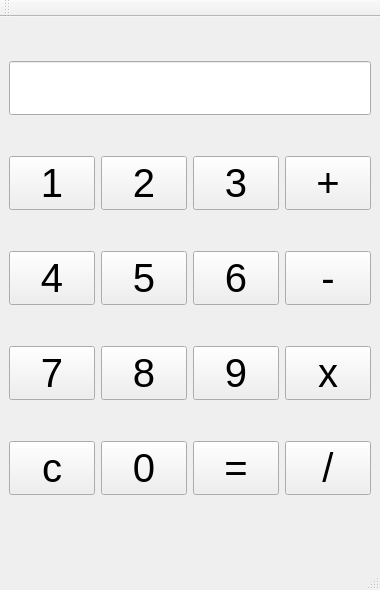
<?xml version="1.0" encoding="UTF-8"?>
<ui version="4.0">
 <class>MainWindow</class>
 <widget class="QMainWindow" name="MainWindow">
  <property name="geometry">
   <rect>
    <x>0</x>
    <y>0</y>
    <width>380</width>
    <height>590</height>
   </rect>
  </property>
  <property name="maximumSize">
   <size>
    <width>380</width>
    <height>590</height>
   </size>
  </property>
  <property name="font">
   <font>
    <pointsize>30</pointsize>
   </font>
  </property>
  <property name="windowTitle">
   <string>MainWindow</string>
  </property>
  <widget class="QWidget" name="centralwidget">
   <layout class="QVBoxLayout" name="verticalLayout">
    <item>
     <widget class="QLineEdit" name="lineEdit">
      <property name="readOnly">
       <bool>true</bool>
      </property>
     </widget>
    </item>
    <item>
     <layout class="QHBoxLayout" name="horizontalLayout">
      <item>
       <widget class="QPushButton" name="pushButton">
        <property name="text">
         <string>1</string>
        </property>
       </widget>
      </item>
      <item>
       <widget class="QPushButton" name="pushButton_plus">
        <property name="text">
         <string>2</string>
        </property>
       </widget>
      </item>
      <item>
       <widget class="QPushButton" name="pushButton_3">
        <property name="text">
         <string>3</string>
        </property>
       </widget>
      </item>
      <item>
       <widget class="QPushButton" name="pushButton_2">
        <property name="text">
         <string>+</string>
        </property>
       </widget>
      </item>
     </layout>
    </item>
    <item>
     <layout class="QHBoxLayout" name="horizontalLayout_2">
      <item>
       <widget class="QPushButton" name="pushButton_4">
        <property name="text">
         <string>4</string>
        </property>
       </widget>
      </item>
      <item>
       <widget class="QPushButton" name="pushButton_5">
        <property name="text">
         <string>5</string>
        </property>
       </widget>
      </item>
      <item>
       <widget class="QPushButton" name="pushButton_6">
        <property name="text">
         <string>6</string>
        </property>
       </widget>
      </item>
      <item>
       <widget class="QPushButton" name="pushButton_minus">
        <property name="text">
         <string>-</string>
        </property>
       </widget>
      </item>
     </layout>
    </item>
    <item>
     <layout class="QHBoxLayout" name="horizontalLayout_3">
      <item>
       <widget class="QPushButton" name="pushButton_7">
        <property name="text">
         <string>7</string>
        </property>
       </widget>
      </item>
      <item>
       <widget class="QPushButton" name="pushButton_8">
        <property name="text">
         <string>8</string>
        </property>
       </widget>
      </item>
      <item>
       <widget class="QPushButton" name="pushButton_9">
        <property name="text">
         <string>9</string>
        </property>
       </widget>
      </item>
      <item>
       <widget class="QPushButton" name="pushButton_x">
        <property name="text">
         <string>x</string>
        </property>
       </widget>
      </item>
     </layout>
    </item>
    <item>
     <layout class="QHBoxLayout" name="horizontalLayout_4">
      <item>
       <widget class="QPushButton" name="pushButton_clear">
        <property name="text">
         <string>c</string>
        </property>
       </widget>
      </item>
      <item>
       <widget class="QPushButton" name="pushButton_0">
        <property name="text">
         <string>0</string>
        </property>
       </widget>
      </item>
      <item>
       <widget class="QPushButton" name="pushButton_ravno">
        <property name="text">
         <string>=</string>
        </property>
       </widget>
      </item>
      <item>
       <widget class="QPushButton" name="pushButton_delenie">
        <property name="text">
         <string>/</string>
        </property>
       </widget>
      </item>
     </layout>
    </item>
   </layout>
  </widget>
  <widget class="QStatusBar" name="statusbar"/>
  <widget class="QToolBar" name="toolBar">
   <property name="font">
    <font>
     <pointsize>30</pointsize>
    </font>
   </property>
   <property name="windowTitle">
    <string>toolBar</string>
   </property>
   <attribute name="toolBarArea">
    <enum>TopToolBarArea</enum>
   </attribute>
   <attribute name="toolBarBreak">
    <bool>true</bool>
   </attribute>
  </widget>
 </widget>
 <resources/>
 <connections/>
</ui>
